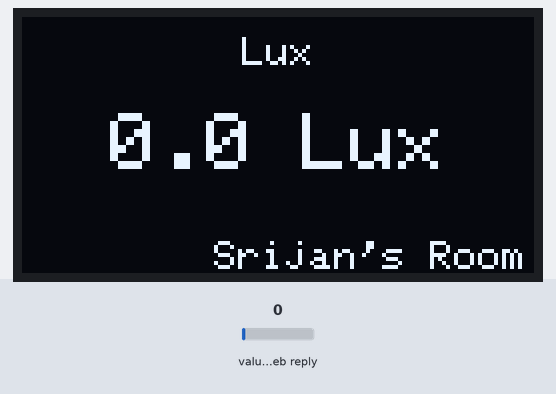
This sketch was run on a simulated Seeed XIAO ESP32-C3. On the bench: 128×64 one-colour display. The test bench sets the inputs (shaded band); at power-on: value in the web reply 0. WiFi joins after 1.5 s; servers stay silent unless stated; the display library's start-up logo is not drawn; web services answer with replies made up by the test bench; what the sketch prints to the serial monitor is not drawn.

Above: at 4.4 s.
At 9.4 s:
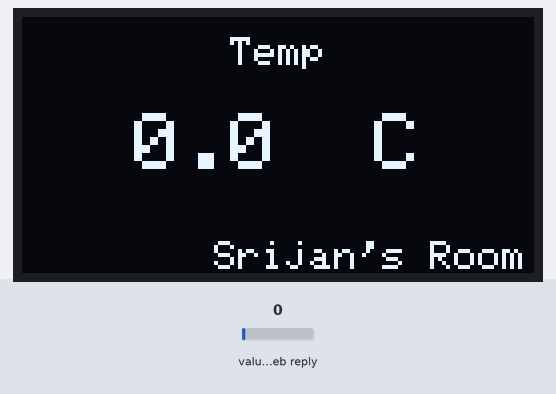
At 14.4 s:
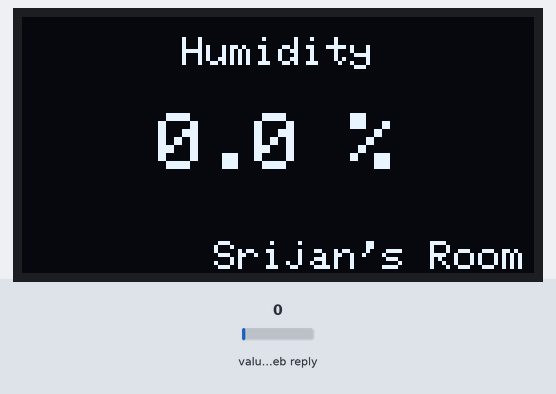
At 19.4 s:
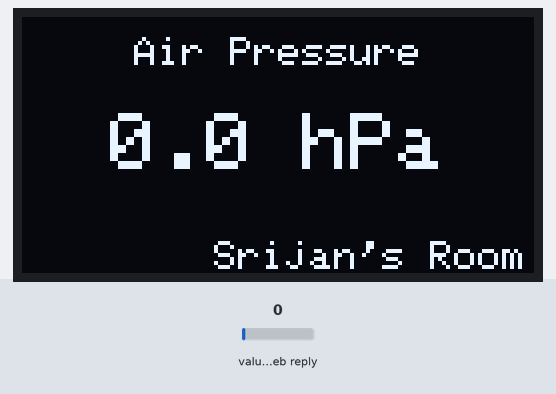
At 24.5 s:
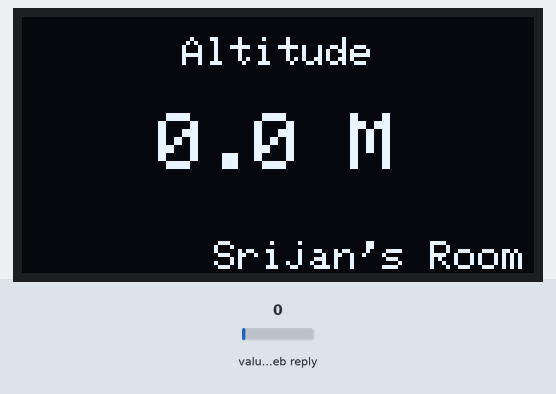
At 29.5 s:
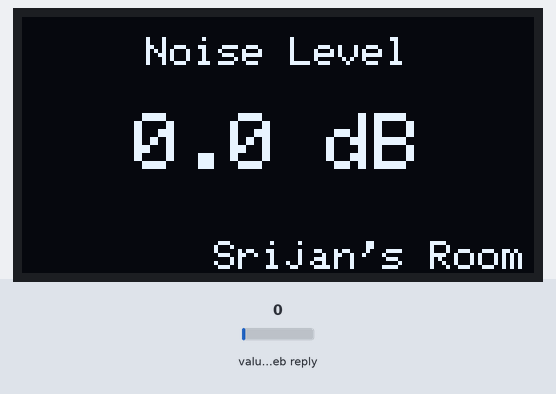

The sketch:

main.ino
```cpp
/*
 * Xiao ESP32-C3 with OLED Display and ThingSpeak Integration
 * Author: Srijan
 * Description: This Arduino sketch fetches data from a ThingSpeak channel and
 *              dynamically displays sensor readings on a 128x64 OLED screen.
 */

#include <SPI.h>
#include <Wire.h>
#include <Adafruit_GFX.h>
#include <Adafruit_SSD1306.h>
#include <WiFi.h>
#include <HTTPClient.h>
#include <ArduinoJson.h>

#define SCREEN_WIDTH 128 // OLED display width, in pixels
#define SCREEN_HEIGHT 64 // OLED display height, in pixels

#define OLED_RESET -1 // Reset pin # (or -1 if sharing Arduino reset pin)
#define SCREEN_ADDRESS 0x3C ///< See datasheet for Address; 0x3D for 128x64, 0x3C for 128x32

Adafruit_SSD1306 display(SCREEN_WIDTH, SCREEN_HEIGHT, &Wire, OLED_RESET);

// Wi-Fi configurations
const char* ssid = "YOUR_WIFI_SSID";          // Replace with your Wi-Fi SSID
const char* password = "YOUR_WIFI_PASSWORD";  // Replace with your Wi-Fi Password

// ThingSpeak API URL (fetching the last entry for all fields)
const String apiUrl = "http://api.thingspeak.com/channels/YOUR_CHANNEL_ID/feeds.json?api_key=YOUR_API_KEY&results=1";

// Wi-Fi and HTTP client objects
WiFiClient wifiClient;
HTTPClient httpClient;

// Field names, keys, and units for display
const char* fieldNames[] = {"Lux", "Temp", "Humidity", "Air Pressure", "Altitude", "Noise Level"};
const char* fieldKeys[] = {"field1", "field2", "field3", "field4", "field5", "field6"};
const char* fieldUnits[] = {"Lux", " C", "%", "hPa", "M", "dB"};
const int fieldCount = 6;

void setup() {
  Serial.begin(115200);

  // Initialize OLED display
  if (!display.begin(SSD1306_SWITCHCAPVCC, SCREEN_ADDRESS)) {
    Serial.println(F("SSD1306 allocation failed"));
    for (;;); // Don't proceed, loop forever
  }

  display.display();  // Show splash screen
  delay(2000);        // Pause for 2 seconds
  display.clearDisplay();

  // Connect to Wi-Fi
  connectToWiFi();
}

void loop() {
  // Fetch data from ThingSpeak
  String data = fetchDataFromThingSpeak();
  if (data.length() > 0) {
    displayAllFields(data); // Display all fields one by one
  } else {
    displayError();
  }

  delay(5000); // Wait before fetching new data
}

void connectToWiFi() {
  Serial.print("Connecting to Wi-Fi...");
  WiFi.begin(ssid, password);

  while (WiFi.status() != WL_CONNECTED) {
    delay(1000);
    Serial.print(".");
  }
  Serial.println("\nWi-Fi connected");
}

String fetchDataFromThingSpeak() {
  Serial.println("Fetching data from ThingSpeak...");
  Serial.println("URL: " + apiUrl);

  httpClient.begin(wifiClient, apiUrl); // Initialize HTTP connection
  int httpCode = httpClient.GET();     // Send GET request

  if (httpCode > 0) {
    // HTTP request was successful
    Serial.print("HTTP Response code: ");
    Serial.println(httpCode);

    if (httpCode == HTTP_CODE_OK) {
      String payload = httpClient.getString(); // Get response payload
      Serial.println("Response payload: ");
      Serial.println(payload); // Debugging output
      httpClient.end();
      return payload;          // Return data
    }
  } else {
    // HTTP request failed
    Serial.print("Error fetching data from ThingSpeak: ");
    Serial.println(httpCode);
  }

  httpClient.end(); // Close HTTP connection
  return ""; // Return empty string on failure
}

void displayAllFields(String jsonData) {
  StaticJsonDocument<2048> doc; // Capacity for full channel and feed JSON response
  DeserializationError error = deserializeJson(doc, jsonData);

  if (error) {
    Serial.println(F("Failed to parse JSON"));
    return;
  }

  // Get the latest feed
  JsonArray feeds = doc["feeds"];
  if (feeds.size() > 0) {
    JsonObject feed = feeds[0];

    for (int i = 0; i < fieldCount; i++) {
      String fieldValue = feed[fieldKeys[i]].as<String>();

      // Format value to one decimal place
      float value = fieldValue.toFloat();
      String formattedValue = String(value, 1); // One decimal place

      // Clear OLED display and set up text properties
      display.clearDisplay();

      // Display field name at the top center
      display.setTextSize(1);
      display.setTextColor(SSD1306_WHITE);
      int16_t x1, y1;
      uint16_t w, h;
      display.getTextBounds(fieldNames[i], 0, 0, &x1, &y1, &w, &h);
      display.setCursor((SCREEN_WIDTH - w) / 2, 5); // Center text horizontally
      display.println(fieldNames[i]);

      // Display field value and unit in the middle (slightly larger text size)
      display.setTextSize(2);
      String valueText = formattedValue + " " + fieldUnits[i];
      display.getTextBounds(valueText, 0, 0, &x1, &y1, &w, &h);
      display.setCursor((SCREEN_WIDTH - w) / 2, (SCREEN_HEIGHT - h) / 2);
      if (fieldValue != "null") {
        display.print(valueText);
      } else {
        display.print("N/A"); // Handle missing data
      }

      // Display "Srijan's Room" in the bottom-right corner
      display.setTextSize(1);
      display.setCursor(SCREEN_WIDTH - 6 * strlen("Srijan's Room") - 2, SCREEN_HEIGHT - 8);
      display.println("Srijan's Room");

      display.display(); // Update the display
      delay(5000); // Display each field for 5 seconds
    }
  }
}

void displayError() {
  display.clearDisplay();
  display.setTextSize(1);
  display.setTextColor(SSD1306_WHITE);
  display.setCursor(0, 0);
  display.println("Error Fetching Data");

  // Display "Srijan's Room" in the bottom-right corner
  display.setCursor(SCREEN_WIDTH - 6 * strlen("Srijan's Room") - 2, SCREEN_HEIGHT - 8);
  display.println("Srijan's Room");

  display.display();
  delay(3000); // Show error message for 5 seconds
}
```

Measured:
- what the display in image 0 shows lasts 5.0 s, from 4.3 s to 9.3 s
- what the display in image 5 shows lasts 10.3 s, from 29.4 s to 39.7 s
